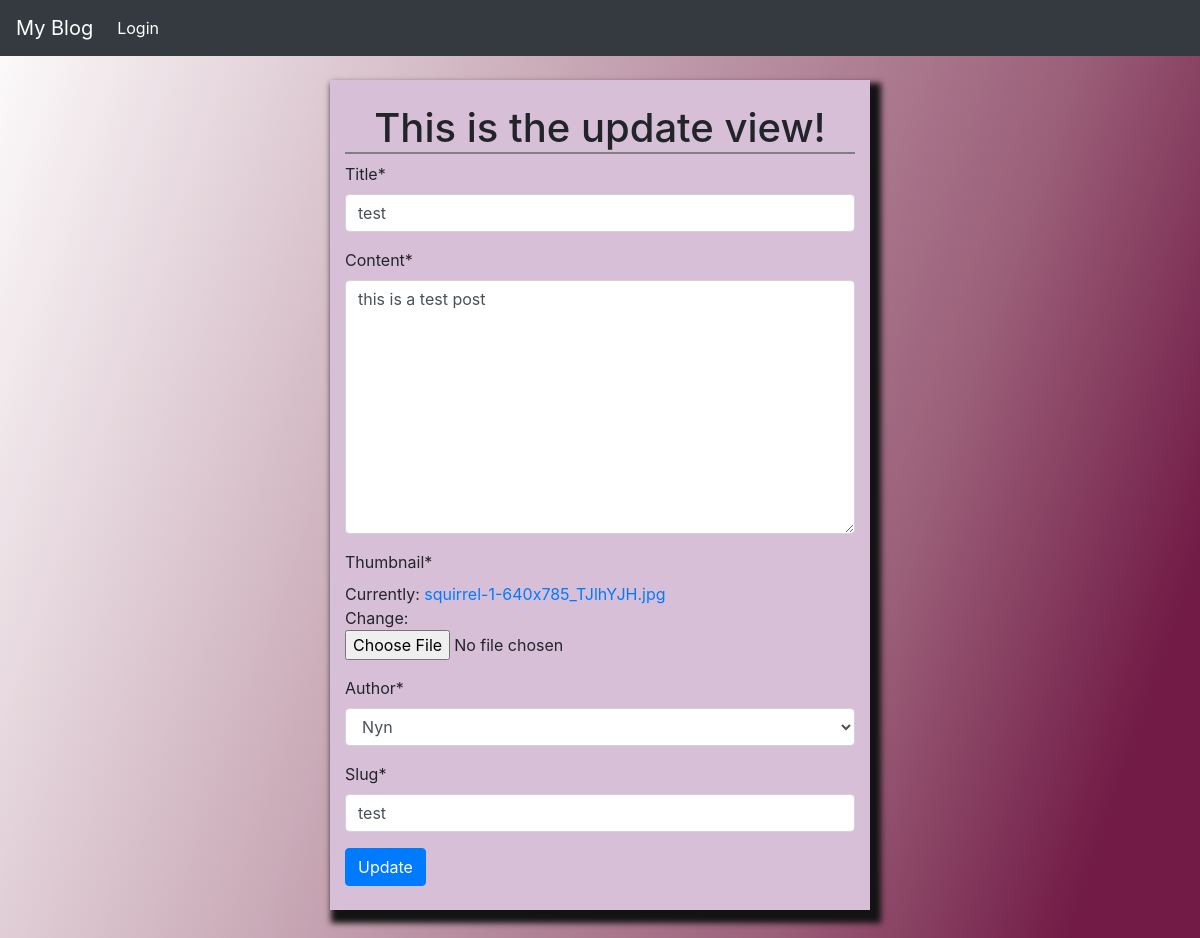
/test/update/, run on an earlier commit of the app's database.
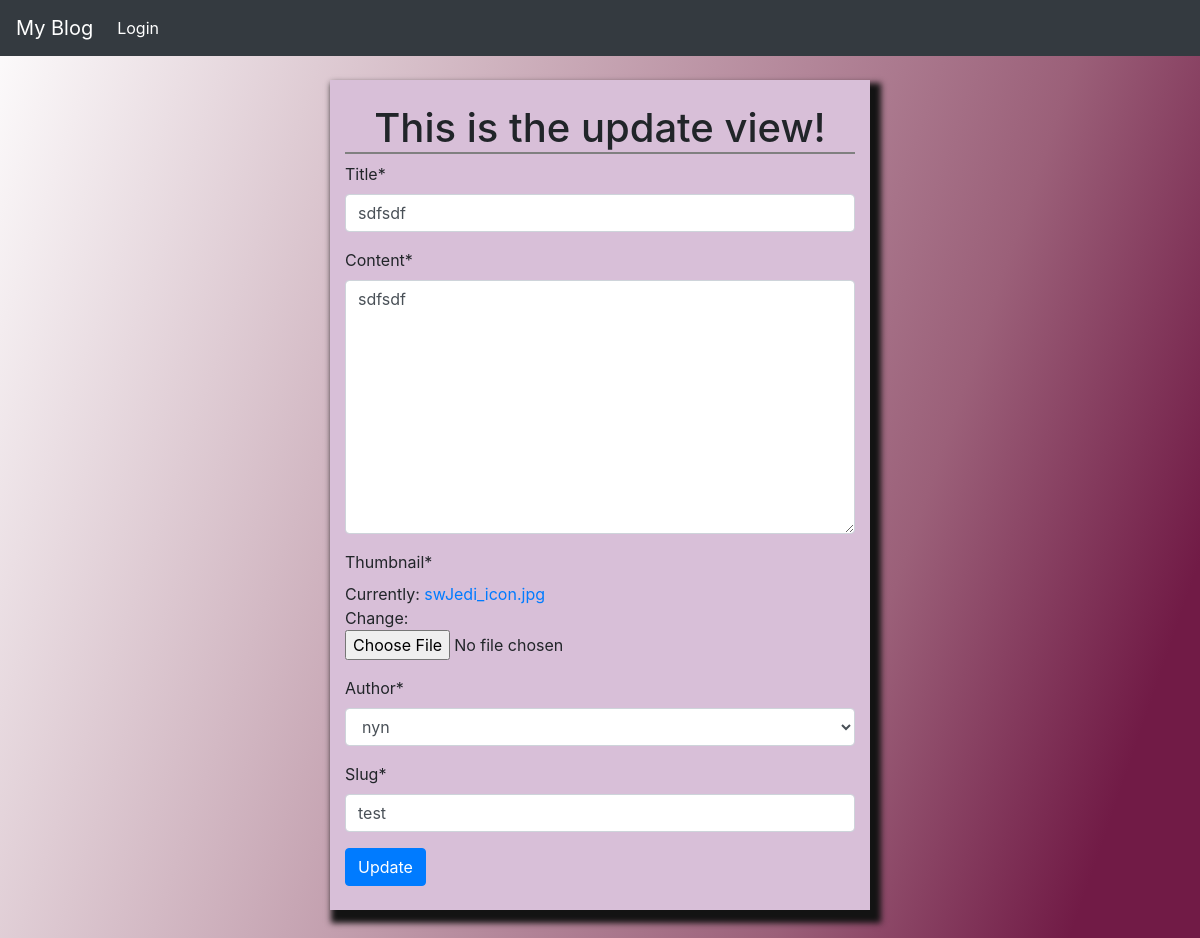
And on a later commit of the database.
### posts/models.py (models this page shows, shortened)
class Post(models.Model):
    title = models.CharField(max_length=100)
    content = models.TextField()
    thumbnail = models.ImageField()
    publish_date = models.DateTimeField(auto_now_add=True)
    last_updated = models.DateTimeField(auto_now=True)
    author = models.ForeignKey(User, on_delete=models.CASCADE)
    slug = models.SlugField()

### posts/views.py (the view)
# urls.py: path("<slug>/update/", PostUpdateView.as_view(), name="update"),
class PostUpdateView(UpdateView):
    form_class = PostForm
    model = Post
    success_url = "/"
    def get_context_data(self, **kwargs):
        context = super().get_context_data(**kwargs)
        context.update({"view_type": "update"})
        return context

### posts/forms.py
class PostForm(forms.ModelForm):
    class Meta:
        model = Post
        fields = "__all__"

### posts/models.py (called while the page is built)
    def __str__(self):
        return self.username

### templates/posts/post_form.html (shortened to what this page needs)
{% extends "base.html" %}
{% load crispy_forms_tags %}
{% block content %}
<div class="container">
    <div class="col-md-6 offset-md-3"
        style="box-shadow:6px 8px 6px 5px #131313;margin-bottom: 100px; background-color: thistle;">
        <br>
        <h1 style="text-align: center;border-bottom: 2px solid gray;">This is the {{ view_type }} view!</h1>
        <form method="POST" enctype="multipart/form-data">
            {{ form|crispy }}
            <button class="btn btn-primary" type="submit">{{ view_type|title }} </button>
        </form>
        <br>
    </div>
</div>
{% endblock content %}

What changed in the data, as far as the page shows it:
removed Post: title "test", content "this is a test post", author "Nyn", slug "test"
added Post: title "sdfsdf", content "sdfsdf", author "nyn", slug "test"
Also different on the page:
text no longer shown: "Title * Content * Thumbnail * Currently: squirrel-1-640x785_TJlhYJH.jpg Change: Author * Slug *"
text now shown: "Title * Content * Thumbnail * Currently: swJedi_icon.jpg Change: Author * Slug *"
